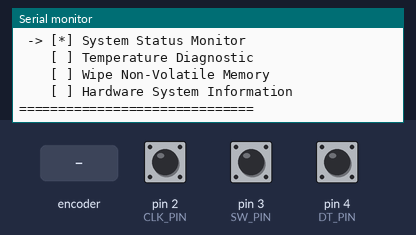
A sketch run on a simulated Arduino Uno, built with avr-gcc and run on an emulated ATmega328P. Parts: the last lines printed to the serial monitor. Inputs (shaded band) come from the test bench; at power-on: pin 2 (CLK_PIN) HIGH, pin 3 (SW_PIN) HIGH, pin 4 (DT_PIN) HIGH.

Above: at 1.6 s.
1.7 s: rotary encoder on pin 2 (CLK_PIN) / pin 4 (DT_PIN) turned 1 step (first pin leading)
At 1.81 s:
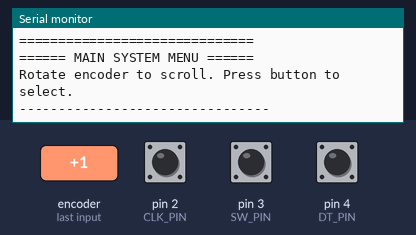
3.4 s: rotary encoder on pin 2 (CLK_PIN) / pin 4 (DT_PIN) turned 1 step (first pin leading)
At 4.8 s:
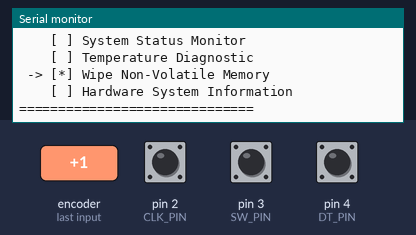
5.1 s: rotary encoder on pin 2 (CLK_PIN) / pin 4 (DT_PIN) turned 1 step (first pin leading)
At 6.4 s:
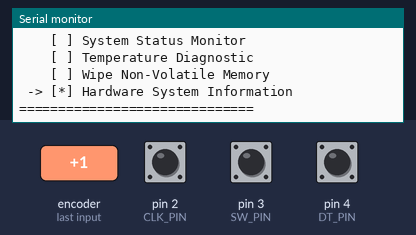

Measured:
- after the input at 3.4 s, the serial monitor: prints a new line after 0.16 s (image 2)
- after the input at 5.1 s, the serial monitor: prints a new line after 0.19 s (image 3)

The sketch:

Day_32_Rotary_Encoder.ino
```cpp
/*
 * 100 Projects with Arduino - Day 32
 * Project: Quadrature Rotary Encoder (Interrupt-Driven Menu Selector)
 *
 * DESCRIPTION:
 * This project interfaces a KY-040 rotary encoder using hardware interrupts.
 * To implement a robust HMI (Human-Machine Interface) system, this sketch:
 * 1. Implements hardware interrupt-driven quadrature decoding on digital pin 2 (external interrupt
 * 0).
 * 2. Employs microsecond-based software lockout debouncing in the Interrupt Service Routine (ISR)
 *    to filter out mechanical contact bounce.
 * 3. Incorporates software debouncing on the integrated push-button switch (SW) in the main loop.
 * 4. Implements an interactive, state-driven 4-option menu system printed to the Serial Monitor.
 *    Rotating the encoder moves the menu selector, and pressing the shaft button selects the menu
 * item.
 *
 * ENCODER PHYSICS & THEORY:
 * - Quadrature Decoding: A rotary encoder is a sensor that detects rotational position and
 * direction. Inside, there is a slotted disk connected to common ground, and two contact brushes
 * (Channel A/CLK and Channel B/DT). When rotated, they generate two square wave signals out of
 * phase by 90 degrees (Quadrature Encoding).
 *   - Clockwise (CW): Channel A leads Channel B. When Channel A goes from HIGH to LOW, Channel B is
 * still HIGH.
 *   - Counter-Clockwise (CCW): Channel B leads Channel A. When Channel A goes from HIGH to LOW,
 * Channel B is LOW.
 * - Hardware Interrupts: Polling encoder pins inside loop() will miss pulses if the processor is
 * busy. By attaching an interrupt to Pin 2, the processor halts execution of loop() instantly when
 * a state change occurs, running the ISR (Interrupt Service Routine) to update the position vector
 * without lag.
 * - Debouncing: Mechanical switches bounce (vibrate) for several milliseconds upon transition,
 * causing false triggers. We implement a software lockout window (e.g., 2000 microseconds) in the
 * ISR to discard false bounce transitions.
 *
 * HARDWARE CONNECTIONS:
 * - KY-040 Encoder Pin -> Arduino Uno Pin
 *   - CLK (Output A)   -> Pin 2 (Must be Pin 2 or 3 for hardware interrupts on Uno)
 *   - DT (Output B)    -> Pin 4
 *   - SW (Push Button) -> Pin 3 (Pull-up input)
 *   - VCC              -> 5V
 *   - GND              -> GND
 */

// --- PIN DEFINITIONS ---
const int CLK_PIN = 2;  // Encoder Output A (Interrupt Pin)
const int DT_PIN = 4;   // Encoder Output B
const int SW_PIN = 3;   // Integrated Push Button

// --- VOLATILE ENCODER STATE VARIABLES ---
// Volatile variables are modified in the ISR and must be declared as such so the compiler
// doesn't optimize them out or store them in registers.
volatile int encoderPosition = 0;
volatile bool encoderChanged = false;
volatile unsigned long lastISRTime = 0;  // Timestamp for ISR debouncing (microseconds)

// --- MENU STATE MACHINE ---
const int MENU_SIZE = 4;
const char *menuItems[MENU_SIZE] = {"System Status Monitor", "Temperature Diagnostic",
                                    "Wipe Non-Volatile Memory", "Hardware System Information"};
int currentSelection = 0;

// --- BUTTON DEBOUNCE STATE ---
int lastButtonState = HIGH;
unsigned long lastButtonDebounce = 0;
const unsigned long debounceDelay = 50;  // ms

void setup() {
  Serial.begin(9600);

  Serial.println("==================================================");
  Serial.println("Day 32: Quadrature Rotary Encoder HMI Controller");
  Serial.println("==================================================");

  // Setup input pins. Note: KY-040 board usually has pullup resistors,
  // but using INPUT_PULLUP ensures reliability.
  pinMode(CLK_PIN, INPUT_PULLUP);
  pinMode(DT_PIN, INPUT_PULLUP);
  pinMode(SW_PIN, INPUT_PULLUP);

  // Attach external interrupt on Pin 2 (CLK) triggering on a FALLING edge
  attachInterrupt(digitalPinToInterrupt(CLK_PIN), handleEncoderISR, FALLING);

  Serial.println("[SYSTEM] Interrupt attached. Rotary Encoder active.");
  renderMenu();
}

void loop() {
  // Step 1: Check if encoder has moved (updated in ISR)
  if (encoderChanged) {
    // Disable interrupts briefly while reading volatile multibyte variables to prevent data tearing
    noInterrupts();
    int positionDelta = encoderPosition;
    encoderPosition = 0;  // Clear delta accumulator
    encoderChanged = false;
    interrupts();

    // Map encoder rotation to menu selection index
    currentSelection += positionDelta;

    // Constrain menu selection index within range (circular wrap-around)
    if (currentSelection < 0) {
      currentSelection = MENU_SIZE - 1;
    } else if (currentSelection >= MENU_SIZE) {
      currentSelection = 0;
    }

    // Redraw menu with new selector position
    renderMenu();
  }

  // Step 2: Read and debounce integrated push button
  int reading = digitalRead(SW_PIN);
  if (reading != lastButtonState) {
    lastButtonDebounce = millis();
  }

  if ((millis() - lastButtonDebounce) > debounceDelay) {
    // If the button state has changed stably
    if (reading == LOW && lastButtonState == HIGH) {
      // Button was pressed (LOW due to pullup resistor configuration)
      executeMenuAction(currentSelection);
    }
  }
  lastButtonState = reading;
}

/**
 * INTERRUPT SERVICE ROUTINE (ISR)
 * Executed instantly on Pin 2 falling edge. Keeps operations minimal and fast.
 */
void handleEncoderISR() {
  unsigned long currentTime = micros();

  // Software lockout debouncing (ignore pulses occurring within 2000 microseconds)
  if (currentTime - lastISRTime > 2000) {
    // Read Channel B (DT_PIN) to determine rotation direction
    int dtVal = digitalRead(DT_PIN);

    if (dtVal == HIGH) {
      encoderPosition++;  // Clockwise rotation
    } else {
      encoderPosition--;  // Counter-Clockwise rotation
    }

    lastISRTime = currentTime;
    encoderChanged = true;
  }
}

/**
 * Renders the selection menu in the Serial Monitor.
 */
void renderMenu() {
  // Print clear line feeds to "scroll" the menu down in the terminal
  Serial.println("\n\n\n\n\n");
  Serial.println("====== MAIN SYSTEM MENU ======");
  Serial.println("Rotate encoder to scroll. Press button to select.");
  Serial.println("--------------------------------");

  for (int i = 0; i < MENU_SIZE; i++) {
    if (i == currentSelection) {
      Serial.print(" -> [*] ");  // Active item indicator
    } else {
      Serial.print("    [ ] ");
    }
    Serial.println(menuItems[i]);
  }
  Serial.println("==============================");
}

/**
 * Simulates system responses based on selected menu choices.
 */
void executeMenuAction(int selection) {
  Serial.println("\n>>> EVENT: Select Button Pressed!");
  Serial.print(">>> RUNNING: ");
  Serial.println(menuItems[selection]);
  Serial.println("--------------------------------");

  switch (selection) {
    case 0:
      Serial.println("[STATUS] CPU Temp: Normal | Voltage: 5.01V | Duty Cycle: 100%");
      break;
    case 1:
      Serial.println("[DIAGNOSTIC] Calibrating temp offsets... Sensor read: 24.50 C");
      break;
    case 2:
      Serial.println("[MEMORY] ERASING NV RAM... [OK] System formatted successfully.");
      break;
    case 3:
      Serial.println("[INFO] Model: ATmega328P-PU | Clock: 16MHz | Firmware: v1.3.2");
      break;
  }
  Serial.println("--------------------------------");

  // Pause brief moment to allow user to read selection confirmation, then redraw menu
  delay(2500);
  renderMenu();
}
```
